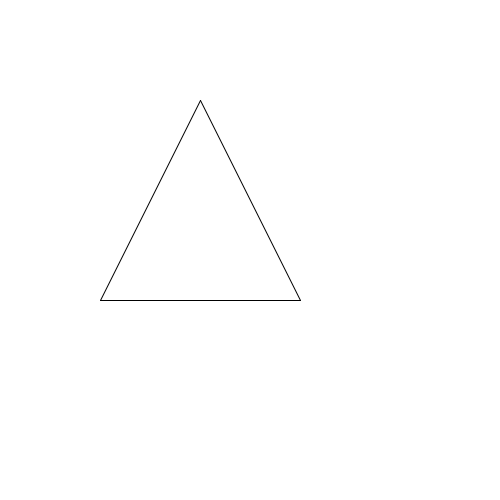
Frame 1 (no input)
Frame 60 (the mouse pressed at the canvas centre just before this capture): identical to frame 1, image omitted
Frame 120 (the mouse held since frame 60 and released just before this capture): identical to frame 1, image omitted

The Processing sketch that drew this single still picture (run headless with seeded random() and noise(); from frame 60 on, the mouse is pressed at the canvas centre):

// Processing sketch: H09_Opd_8
// ── H09_Opd_8.pde
void setup() {
  size(500, 500);
}


void draw() {
  background(255);
  tekenDriehoek(100, 300, 300, 300, 200, 100);
}

void tekenDriehoek(int x1, int y1, int x2, int y2, int x3, int y3) {
  line(x1, y1, x2, y2);
  line(x2, y2, x3, y3);
  line(x3, y3, x1, y1);
}
